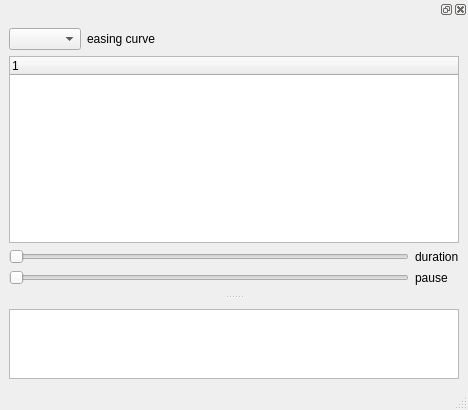
<?xml version="1.0" encoding="UTF-8"?>
<ui version="4.0">
 <class>main</class>
 <widget class="QMainWindow" name="main">
  <property name="geometry">
   <rect>
    <x>0</x>
    <y>0</y>
    <width>468</width>
    <height>410</height>
   </rect>
  </property>
  <property name="windowTitle">
   <string>Move Blocks</string>
  </property>
  <widget class="QWidget" name="centralwidget">
   <layout class="QVBoxLayout" name="verticalLayout_4">
    <item>
     <widget class="QGraphicsView" name="view"/>
    </item>
   </layout>
  </widget>
  <widget class="QMenuBar" name="menubar">
   <property name="geometry">
    <rect>
     <x>0</x>
     <y>0</y>
     <width>468</width>
     <height>22</height>
    </rect>
   </property>
  </widget>
  <widget class="QStatusBar" name="statusbar"/>
  <widget class="QDockWidget" name="dock_widget">
   <attribute name="dockWidgetArea">
    <number>4</number>
   </attribute>
   <widget class="QWidget" name="dockWidgetContents_2">
    <layout class="QVBoxLayout" name="verticalLayout">
     <item>
      <layout class="QHBoxLayout" name="horizontalLayout">
       <item>
        <widget class="QComboBox" name="easing_curve"/>
       </item>
       <item>
        <widget class="QLabel" name="label1">
         <property name="text">
          <string>easing curve</string>
         </property>
        </widget>
       </item>
       <item>
        <spacer name="horizontalSpacer">
         <property name="orientation">
          <enum>Qt::Horizontal</enum>
         </property>
         <property name="sizeHint" stdset="0">
          <size>
           <width>40</width>
           <height>20</height>
          </size>
         </property>
        </spacer>
       </item>
      </layout>
     </item>
     <item>
      <widget class="QTreeWidget" name="items"/>
     </item>
     <item>
      <layout class="QGridLayout" name="gridLayout">
       <item row="0" column="0">
        <widget class="QSlider" name="duration">
         <property name="orientation">
          <enum>Qt::Horizontal</enum>
         </property>
        </widget>
       </item>
       <item row="0" column="1">
        <widget class="QLabel" name="label2">
         <property name="text">
          <string>duration</string>
         </property>
        </widget>
       </item>
       <item row="1" column="0">
        <widget class="QSlider" name="pause">
         <property name="orientation">
          <enum>Qt::Horizontal</enum>
         </property>
        </widget>
       </item>
       <item row="1" column="1">
        <widget class="QLabel" name="label3">
         <property name="text">
          <string>pause</string>
         </property>
        </widget>
       </item>
      </layout>
     </item>
    </layout>
   </widget>
  </widget>
 </widget>
 <resources/>
 <connections/>
</ui>
